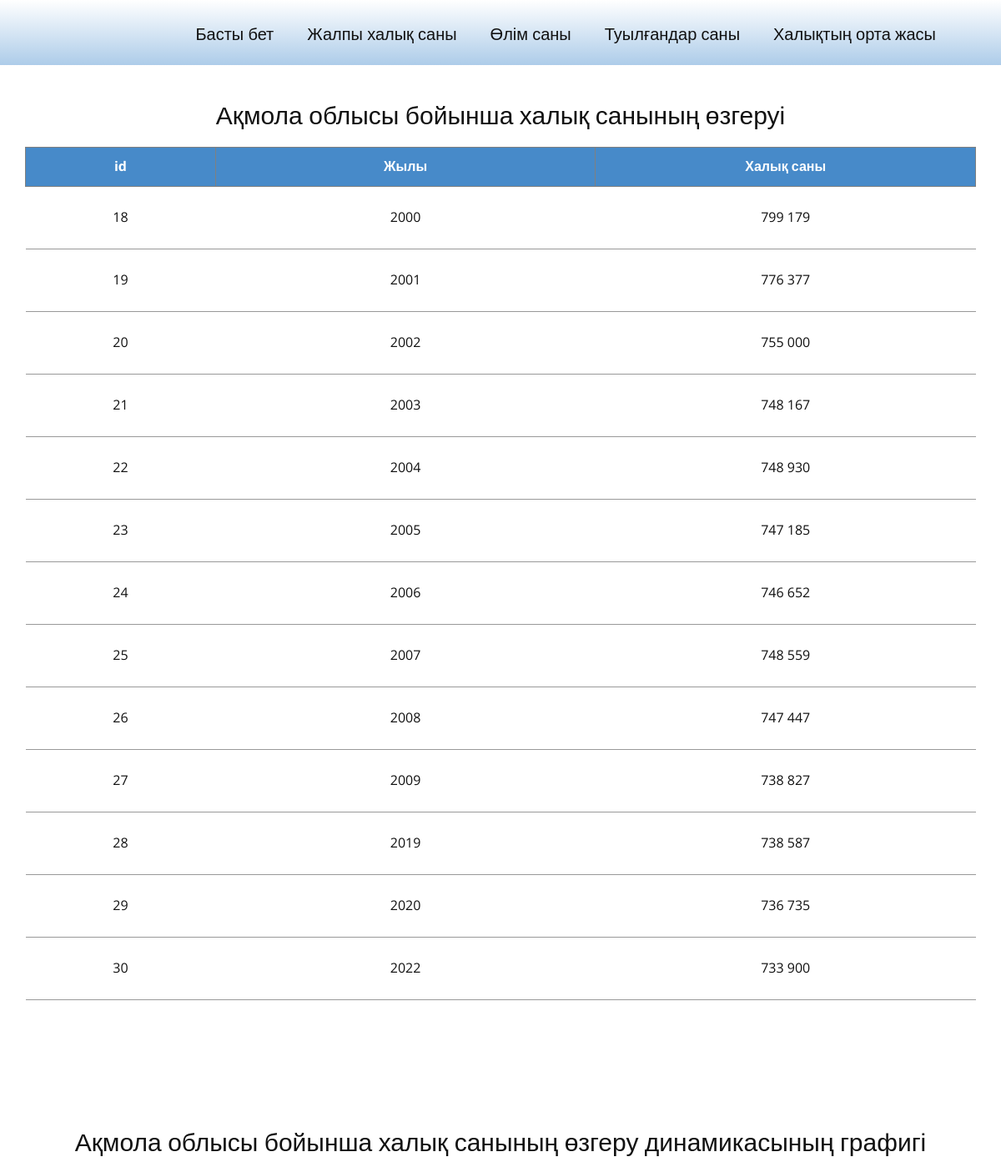
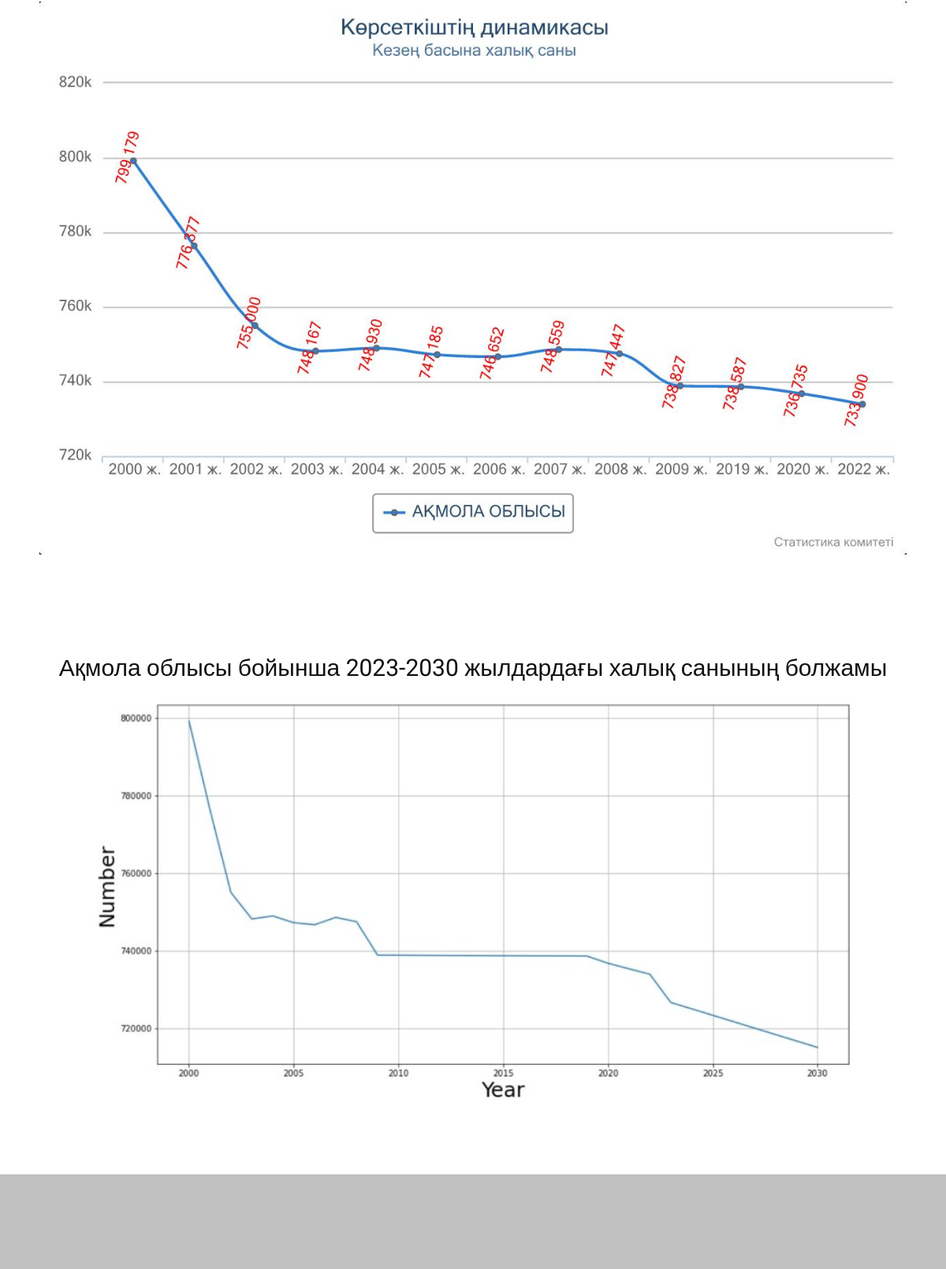
Page /numbers.php?id=akmola&area=Ақмола on the committed database (2 pictures, top to bottom).
### tables this page shows
CREATE TABLE `akmola` (
  `id` int NOT NULL AUTO_INCREMENT,
  `year` int DEFAULT NULL,
  `number` varchar(45) DEFAULT NULL,
  PRIMARY KEY (`id`)
);

CREATE TABLE `charts` (
  `id` int NOT NULL AUTO_INCREMENT,
  `chart` varchar(250) DEFAULT NULL,
  `area` varchar(45) DEFAULT NULL,
  `type` int DEFAULT NULL,
  `title` varchar(250) DEFAULT NULL,
  PRIMARY KEY (`id`)
);

### numbers.php (the view, shortened to what this page needs)
<?php
$area = $_GET['id'];
$area_name = $_GET['area'];
require_once 'includes/connect.php';
$a = mysqli_query($dbconn, "SELECT * FROM $area;");
$b = mysqli_query($dbconn, "SELECT * FROM charts where area = '$area' and type != 5;");
$c = mysqli_query($dbconn, "SELECT * FROM charts where area = '$area' and type =5;");
 ?>
<!DOCTYPE html>
<html style="font-size: 16px;">
  <head>
    <link rel="stylesheet" href="nicepage.css" media="screen">
<link rel="stylesheet" href="table.css" media="screen">
  </head>
  <body class="u-body u-xl-mode"><header class="u-align-center-sm u-align-center-xs u-clearfix u-gradient u-header u-sticky u-sticky-2533 u-header" id="sec-7b81"><div class="u-clearfix u-sheet u-sheet-1">
        <nav class="u-align-left u-menu u-menu-dropdown u-offcanvas u-menu-1">
          <div class="u-custom-menu u-nav-container">
            <ul class="u-nav u-unstyled u-nav-1"><li class="u-nav-item"><a class="u-button-style u-nav-link u-text-active-palette-1-base u-text-hover-palette-2-base" href="index.php" style="padding: 10px 20px;">Басты бет</a>
</li><li class="u-nav-item"><a class="u-button-style u-nav-link u-text-active-palette-1-base u-text-hover-palette-2-base" href="area.php?type=1" style="padding: 10px 20px;">Жалпы халық саны</a>
</li><li class="u-nav-item"><a class="u-button-style u-nav-link u-text-active-palette-1-base u-text-hover-palette-2-base" href="area.php?type=3" style="padding: 10px 20px;">Өлім саны</a>
</li><li class="u-nav-item"><a class="u-button-style u-nav-link u-text-active-palette-1-base u-text-hover-palette-2-base" href="area.php?type=2" style="padding: 10px 20px;">Туылғандар саны</a>
</li><li class="u-nav-item"><a class="u-button-style u-nav-link u-text-active-palette-1-base u-text-hover-palette-2-base" href="area.php?type=4" style="padding: 10px 20px;">Халықтың орта жасы</a></li></ul>
          </div>
        </nav>
      </div></header>
    <section class="u-align-center u-clearfix u-section-2" id="sec-4864">
      <div class="u-clearfix u-sheet u-sheet-1">
        <h3 class="u-custom-font u-font-roboto u-text u-text-default u-text-1"><?php echo $area_name;?> облысы бойынша халық санының өзгеруі</h3>
        <div class="u-expanded-width u-table u-table-responsive u-table-1">
          <table class="u-table-entity u-table-entity-1">
            <colgroup>
              <col width="20%">
              <col width="40%">
              <col width="40%">
            </colgroup>
            <thead class="u-grey-15 u-table-header u-table-header-1">
              <tr style="height: 44px;">
                <th style="text-align: center;"class="u-border-1 u-border-grey-50 u-palette-1-base u-table-cell u-table-cell-2" >id</th>
                <th style="text-align: center;"class="u-border-1 u-border-grey-50 u-palette-1-base u-table-cell u-table-cell-1">Жылы</th>
                <th style="text-align: center;"class="u-border-1 u-border-grey-50 u-palette-1-base u-table-cell u-table-cell-3">Халық саны</th>
              </tr>
            </thead>
            <tbody class="u-table-body">
              <?php
              while ($var = mysqli_fetch_assoc($a)) {  echo '
              <tr style="height: 75px;">
              <td style="text-align: center;" class="u-border-1 u-border-grey-40 u-border-no-left u-border-no-right u-table-cell">' . $var["id"] . '</td>
                <td style="text-align: center;" class="u-border-1 u-border-grey-40 u-border-no-left u-border-no-right u-table-cell">' . $var["year"] . '</td>
                <td style="text-align: center;" class="u-border-1 u-border-grey-40 u-border-no-left u-border-no-right u-table-cell">' . $var["number"] . '</td>
              </tr>'
              ;
                } ?>
            </tbody>
          </table>
        </div>
          </div>
    </section>
    <section class="u-align-center u-clearfix u-section-2" id="sec-4864">
    <div style="margin-bottom: 75px;">
      <h3  class="u-custom-font u-font-roboto u-text u-text-default u-text-1"><?php echo $area_name;?> облысы бойынша халық санының өзгеру динамикасының графигі</h3>
      <?php
      while ($var = mysqli_fetch_assoc($b)) {
        echo '
      <div class="u-expanded-width u-table u-table-responsive u-table-1">
          <img width = "1100px" src="' . $var["chart"] . '">
          </div>
          </div>
    ';
  }
   ?>
</section>
<?php
  if (mysqli_num_rows($c) > 0){
    while ($var = mysqli_fetch_assoc($c)) {
      echo '
<section class="u-align-center u-clearfix u-section-2" id="sec-4864">
<div style="margin-bottom: 75px;">
  <h3  class="u-custom-font u-font-roboto u-text u-text-default u-text-1">Ақмола облысы бойынша 2023-2030 жылдардағы халық санының болжамы</h3>
  <div class="u-expanded-width u-table u-table-responsive u-table-1">
      <img width = "1100px" src="' . $var["chart"] . '">
      </div>
      </div>
';
}
;}
?>
</section>
    <footer class="u-clearfix u-footer u-grey-25" id="sec-5aff" data-image-width="1200" data-image-height="772"><div class="u-align-left u-clearfix u-sheet u-sheet-1"></div></footer>
  </body>
</html>

### table.css (style rules this page uses)
.u-section-2 .u-sheet-1 { min-height: 1231px; }
.u-section-2 .u-text-1 { font-weight: 400; font-size: 1.875rem; margin: 43px auto 0; }
.u-section-2 .u-table-1 { margin: 19px auto 0 0; }
.u-section-2 .u-table-entity-1 { min-height: 100px; }
.u-section-2 .u-table-header-1 { font-weight: 700; background-image: none; }
.u-section-2 .u-table-cell-1 { background-image: none; }
.u-section-2 .u-table-cell-2 { background-image: none; }

### rows in the picture
akmola: id "18", year "2000", number "799 179"
akmola: id "19", year "2001", number "776 377"
akmola: id "20", year "2002", number "755 000"
akmola: id "21", year "2003", number "748 167"
akmola: id "22", year "2004", number "748 930"
akmola: id "23", year "2005", number "747 185"
akmola: id "24", year "2006", number "746 652"
akmola: id "25", year "2007", number "748 559"
akmola: id "26", year "2008", number "747 447"
akmola: id "27", year "2009", number "738 827"
akmola: id "28", year "2019", number "738 587"
akmola: id "29", year "2020", number "736 735"
akmola: id "30", year "2022", number "733 900"
charts: chart (picture)
charts: chart (picture)

### other values in the picture
$area_name "Ақмола"
